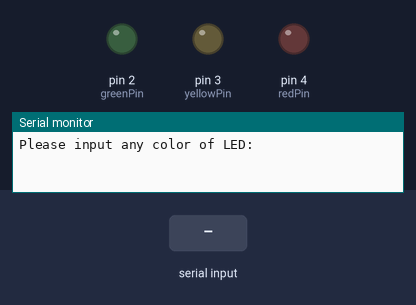
Bench run of a sketch on a simulated Arduino Uno, built with avr-gcc and run on an emulated ATmega328P. Shown: output pins drawn as LEDs (lit = HIGH), the last lines printed to the serial monitor. The inputs (shaded band) are chosen by the test bench.

Above: at 1.2 s.
1.3 s: "red" received over Serial
At 2.5 s:
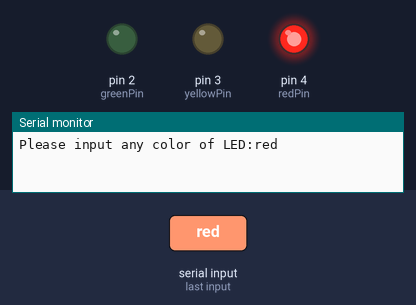
2.8 s: "yellow" received over Serial
At 3.9 s:
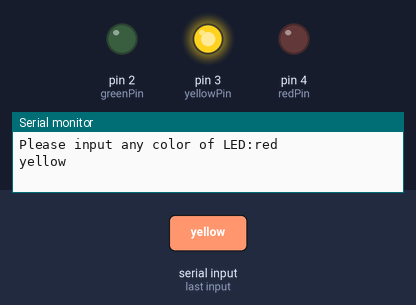
4.3 s: "green" received over Serial
At 5.0 s:
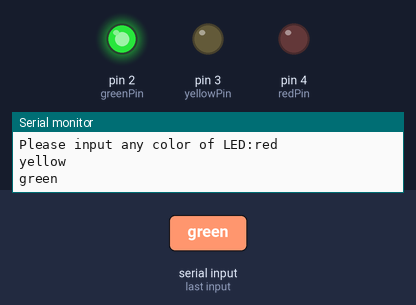
Timing chart, 0 to 7.3 s (numbered marks = the images above; inputs shaded):
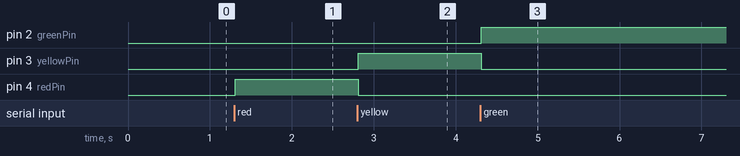

The sketch:

Serial_Monitor.ino
```cpp
#define greenPin  2 //the green led pin attact to
#define yellowPin  3 //the yellow led pin attact to
#define redPin  4 //the red led pin attach to
String comdata = "";
int lastLength = 0;

void setup()
{
  pinMode(greenPin,OUTPUT);  //initialize the greenPin as output
  pinMode(yellowPin, OUTPUT);  //initialize the yellowPin as output
  pinMode(redPin, OUTPUT);  //initialize the redPin as output
  Serial.begin(9600);  // start serial port at 9600 bps:
  Serial.print("Please input any color of LED:");  //print message on serial monitor
}

void loop()
{
  //read string from serial monitor
  if(Serial.available()>0)  // if we get a valid byte, read analog ins:
  {
    comdata = "";
    while (Serial.available() > 0)
    {
      comdata += char(Serial.read());
      delay(2);
    }
    Serial.println(comdata);
  }
    if(comdata == "red")
    {
      digitalWrite(redPin, HIGH);//turn the red led on
      digitalWrite(greenPin, LOW);//turn the green led off
      digitalWrite(yellowPin, LOW);//turn the yellow led off
    }
    else if(comdata == "yellow")
    {
      digitalWrite(redPin, LOW);//turn the red led off
      digitalWrite(greenPin, LOW);//turn the green led off
      digitalWrite(yellowPin, HIGH);//turn the yellow led on
    }
    else if(comdata == "green")
    {
      digitalWrite(redPin, LOW);//turn the red led off
      digitalWrite(greenPin, HIGH);//turn the green led on
      digitalWrite(yellowPin, LOW);//turn the yellow led off
    }
    else
    {
      digitalWrite(redPin, LOW);//turn the red led off
      digitalWrite(greenPin, LOW);//turn the green led off
      digitalWrite(yellowPin, LOW);//turn the yellow led off
    }
}
```

Measured:
- after the input at 1.3 s, pin 4 (redPin): LOW → HIGH at once
- after the input at 2.8 s, pin 3 (yellowPin): LOW → HIGH at once; pin 4 (redPin): HIGH → LOW at once
- after the input at 4.3 s, pin 2 (greenPin): LOW → HIGH at once; pin 3 (yellowPin): HIGH → LOW at once
